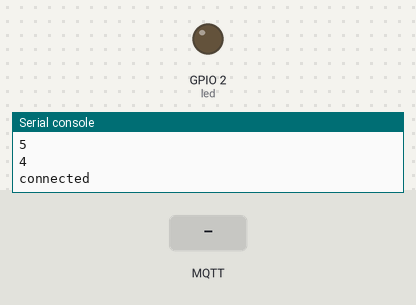
A program run on a simulated ESP32 board running MicroPython. On the bench: output pins drawn as LEDs (lit = HIGH), the last lines printed to the serial console. Inputs (shaded band) come from the test bench. WiFi joins after 1.5 s; no MQTT or app messages arrive unless stated.

Above: at 3.3 s.
3.4 s: MQTT message "1" arrives on the first subscribed topic
At 4.3 s:
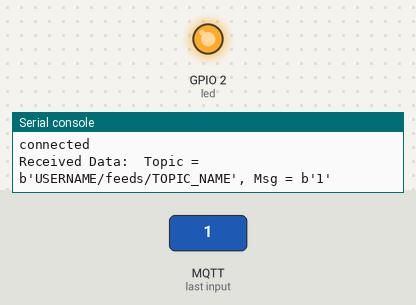
4.9 s: MQTT message "0" arrives on the first subscribed topic
At 5.4 s:
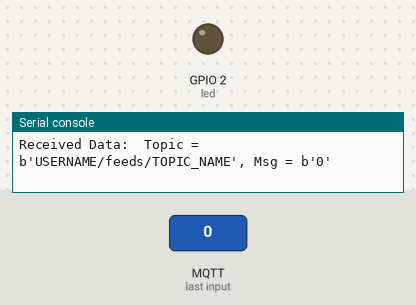
Timing chart, 0 to 7.9 s (numbered marks = the images above; inputs shaded):
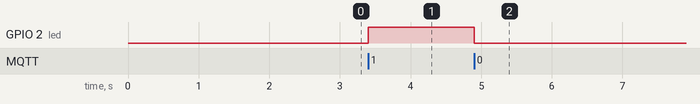

The program:

main.py
```python
from machine import Pin
import network
import time
from umqtt.robust import MQTTClient
import sys

led=Pin(2,Pin.OUT)                          # Onboard LED on Pin 2 of ESP32

WIFI_SSID     = 'SSID_NAME'
WIFI_PASSWORD = 'PASS'

mqtt_client_id      = bytes('client_'+'12321', 'utf-8') # Just a random client ID

ADAFRUIT_IO_URL     = 'io.adafruit.com'
ADAFRUIT_USERNAME   = 'USERNAME'
ADAFRUIT_IO_KEY     = 'AIOKEY'

TOGGLE_FEED_ID      = 'TOPIC_NAME'

def connect_wifi():
    wifi = network.WLAN(network.STA_IF)
    wifi.active(True)
    wifi.disconnect()
    wifi.connect(WIFI_SSID,WIFI_PASSWORD)
    if not wifi.isconnected():
        print('connecting..')
        timeout = 0
        while (not wifi.isconnected() and timeout < 5):
            print(5 - timeout)
            timeout = timeout + 1
            time.sleep(1)
    if(wifi.isconnected()):
        print('connected')
    else:
        print('not connected')
        sys.exit()


connect_wifi() # Connecting to WiFi Router


client = MQTTClient(client_id=mqtt_client_id,
                    server=ADAFRUIT_IO_URL,
                    user=ADAFRUIT_USERNAME,
                    password=ADAFRUIT_IO_KEY,
                    ssl=False)
try:
    client.connect()
except Exception as e:
    print('could not connect to MQTT server {}{}'.format(type(e).__name__, e))
    sys.exit()


def cb(topic, msg):                             # Callback function
    print('Received Data:  Topic = {}, Msg = {}'.format(topic, msg))
    recieved_data = str(msg,'utf-8')            #   Recieving Data
    if recieved_data=="0":
        led.value(0)
    if recieved_data=="1":
        led.value(1)


toggle_feed = bytes('{:s}/feeds/{:s}'.format(ADAFRUIT_USERNAME, TOGGLE_FEED_ID), 'utf-8') # format - techiesms/feeds/relay1
client.set_callback(cb)      # Callback function
client.subscribe(toggle_feed) # Subscribing to particular topic


while True:
    try:
        client.check_msg()                  # non blocking function
    except :
        client.disconnect()
        sys.exit()
```

Measured:
- after the input at 3.4 s, GPIO 2 (led): LOW → HIGH at once
- after the input at 4.9 s, GPIO 2 (led): HIGH → LOW at once
